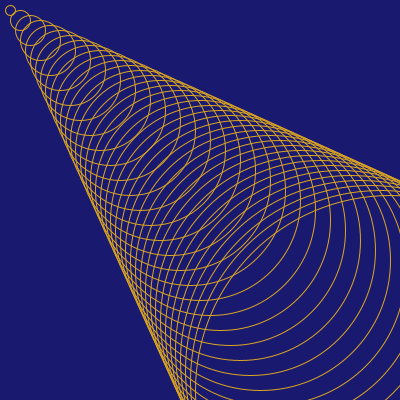
Frame 1 (no input)
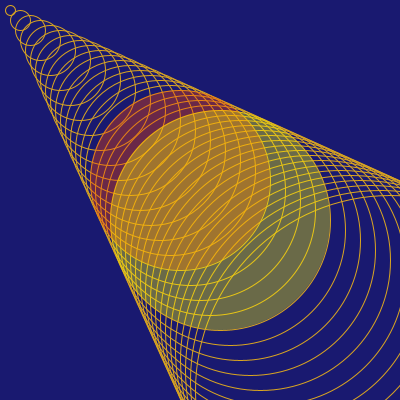
Frame 60 (the mouse pressed at the canvas centre just before this capture)
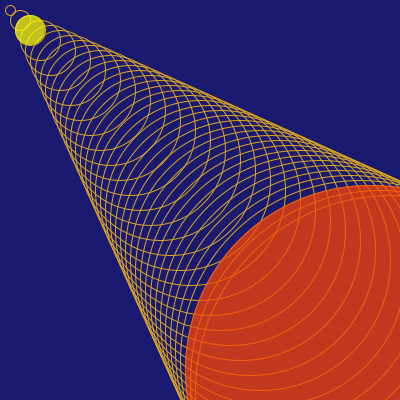
Frame 120 (the mouse held since frame 60 and released just before this capture)

The Processing sketch that drew these frames (run headless with seeded random() and noise(); from frame 60 on, the mouse is pressed at the canvas centre):

// Processing sketch: processing_99240
// ── processing_99240.pde

void setup(){
size(400,400);
}
int x = 0;
int a = 400;
int j = 0;
int b = 400;
int speedx = 10;
int speeda = -10;
void draw(){
background(25,25,112);
Cone(0,0);
frameRate(30);
fill(255,69,0,j/2);
noStroke();
ellipse(x,x,j,j);
fill(255,255,0,j/2);
ellipse(a,a,b,b);
x=x+speedx;
a=a+speeda;
if (x<400){
j=j+10;
}
if (x>400){
  x=0;
  j=0;
}
if (a>0){
b=b-10;
}
if (a<0){
  a=400;
  b=400;
}
}
void Cone(int x, int y){
  smooth();
  noFill();
strokeWeight(1);
stroke(218,165,32);
  int i = 0;
for(i=0; i<400; i=i+10)
{
if (i<400){
ellipse(i,i,i,i);
}
else{
ellipse(i,i,(400-i),(400-i));
}
}
}
